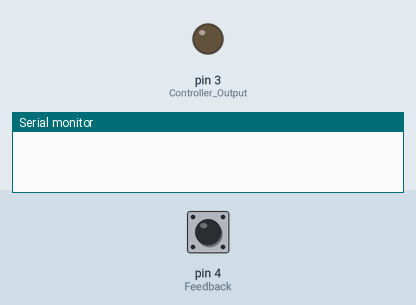
This sketch was run on a simulated Arduino Uno, built with avr-gcc and run on an emulated ATmega328P. Parts: output pins drawn as LEDs (lit = HIGH), the last lines printed to the serial monitor. The test bench sets the inputs (shaded band); at power-on: pin 4 (Feedback) HIGH.

Above: at 0.1 s.
At 2.1 s:
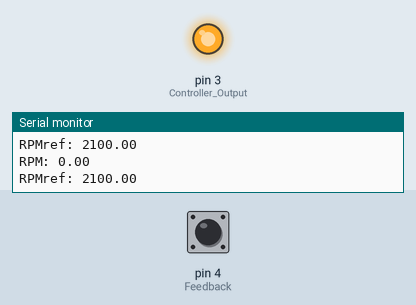
Timing chart, 0 to 3.6 s (numbered marks = the images above):
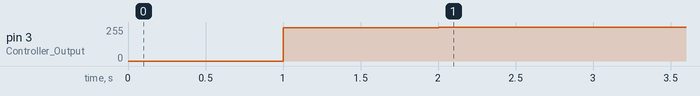

The sketch:

Source.ino
```cpp
unsigned long startTime = 0, currentTime = 0, sampleTime = 1000;
int lastState = LOW, currentState;
int count = 0;
float RPS = 0, RPM = 0, freq = 0;
float Vref, RPMref, Vo, E;
float int_E = 0, diff_E = 0, duty;

float kp = 1, ki = 0, kd = 0;

float percent_duty = 0;
int out = 0;

void setup()
{
  // put your setup code here, to run once:

  pinMode(A1, INPUT);   //Vref
  pinMode(4, INPUT);    //Feedback (Interrupt)
  pinMode(3, OUTPUT);   //Controller Output
  Serial.begin(9600);

}

void loop()
{
  // put your main code here, to run repeatedly:

  count = 0;
  currentTime = 0;
  startTime = millis();
  while (currentTime <= sampleTime)
  {
    currentState = digitalRead(4);
    if (!currentState)
    {
      if (lastState)
      {
        count++;
        lastState = LOW;
      }
    }
    else
    {
      lastState = HIGH;
    }
    currentTime = millis() - startTime;
  }

  RPS = (count / 3) * (1000 / sampleTime);
  RPM = RPS * 60;
  freq = RPS;

  Serial.print("RPM: ");
  Serial.println(RPM);


  //Vref = analogRead(A1);
  Vref = 1023;

  //Serial.print("Vref: ");
  //Serial.println(Vref);
  //Serial.print("A1: ");
  //Serial.println(analogRead(A1));

  //Vo = map(freq, 0, 2100, 0, 5);
  RPMref = map(Vref, 0, 1023, 0, 2100);

  Serial.print("RPMref: ");
  Serial.println(RPMref);

  //E = Vref - Vo;
  E = RPMref - RPM;

  //Serial.print("E: ");
  //Serial.println(E);

  int_E = E + int_E;
  if (int_E > 1024)
  {
    int_E = 1024;
  }
  else if (int_E < 0)
  {
    int_E = 0;
  }

  diff_E = E - diff_E;
  if (diff_E < 0)
  {
    diff_E = 0;
  }
  else if (diff_E > 1024)
  {
    diff_E = 1024;
  }

  duty = (kp * E) + (ki * int_E) + (kd * diff_E);

  //Serial.print("Duty: ");
  //Serial.println(duty);

  /*
  if (duty > 1000)
  {
    duty = 120;
  }
  else if (duty < 30)
  {
    duty = 30;
  }
  */

  //Serial.print("Duty2: ");
  //Serial.println(duty);


  //out = map(E, 0, 2243, 0, 100);
  percent_duty = map(duty, 0, 2100, 0, 100);
  //percent_duty = (duty / 2100) * 100;

  //Serial.print("percent_duty: ");
  //Serial.println(percent_duty);

  out = out + 2.50 * percent_duty;


  if (out >= 256)
  {
    out = 255;
  }
  else if (out < 0)
  {
    out = 0;
  }

  /*
  if ((percent_duty > 0) && (out < 255))
  {
    out = out + 10;
  }
  if ((percent_duty < 0) && (out > 0))
  {
    out = out - 10;
  }
  */

  //Serial.print("Out: ");
  //Serial.println(out);
  analogWrite(3, out);

  Serial.println();
  Serial.println();

}
```

Measured:
- by itself, pin 3 (Controller_Output): 0/255 → 250/255 at 1.0 s, → 255/255 1.0 s later
